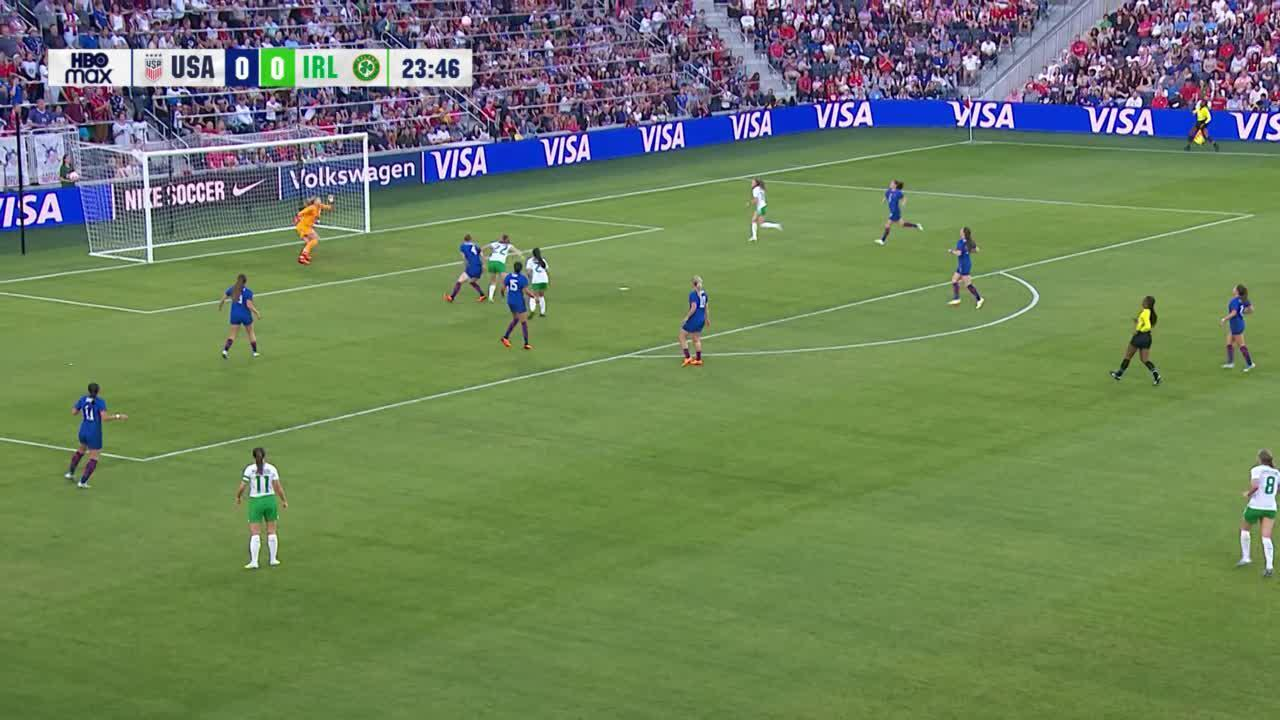
#> input picture tracker/track/localization/data/image.jpg, 1280 x 720 px
$ python tophat.py
#> lines starting #> are read from the running program, lines starting #| are printed output that depends on the picture
# Importing OpenCV
import cv2


# Getting the kernel to be used in Top-Hat
filterSize =(3, 3)
kernel = cv2.getStructuringElement(cv2.MORPH_RECT,
                                   filterSize)

# Reading the image named 'input.jpg'
input_image = cv2.imread("data/image.jpg")
#> input_image is the input picture: shape (720, 1280, 3); mean B, G, R 92.5, 130, 110.4
input_image = cv2.cvtColor(input_image, cv2.COLOR_BGR2GRAY)
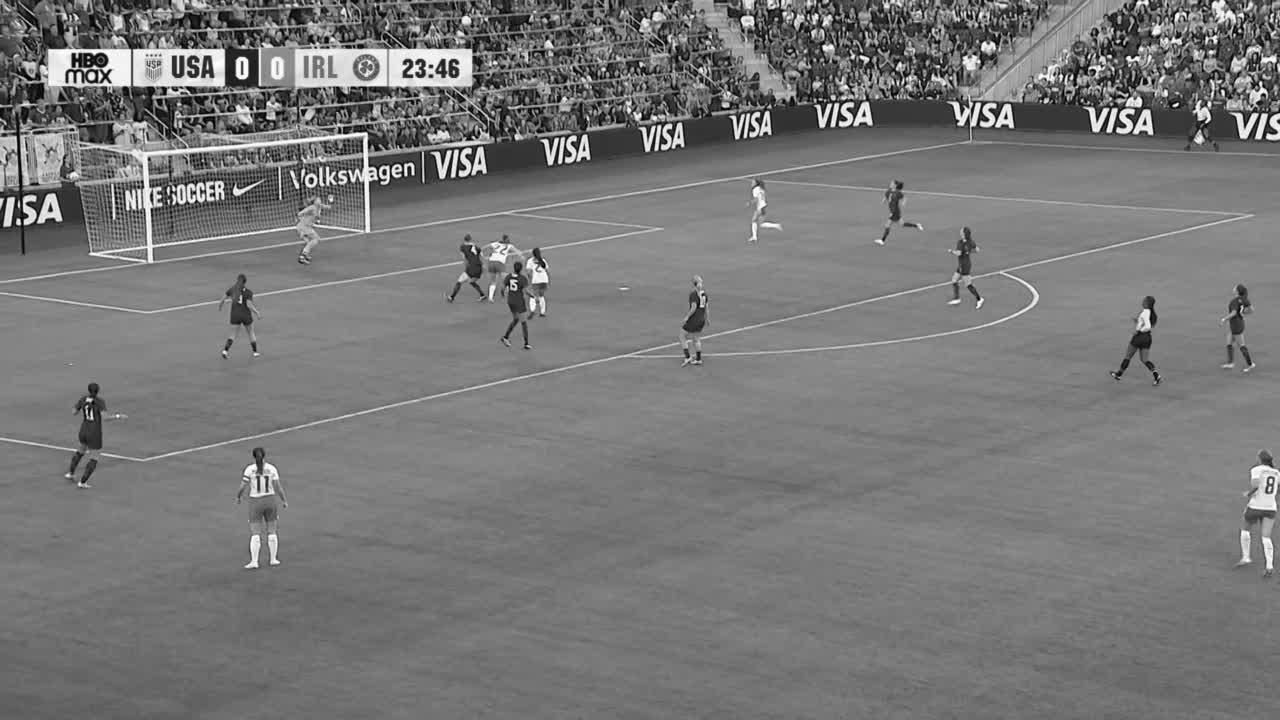
#> input_image: shape (720, 1280); min 1, max 255, mean 119.9

# Applying the Top-Hat operation
tophat_img = cv2.morphologyEx(input_image,
                              cv2.MORPH_TOPHAT,
                              kernel)
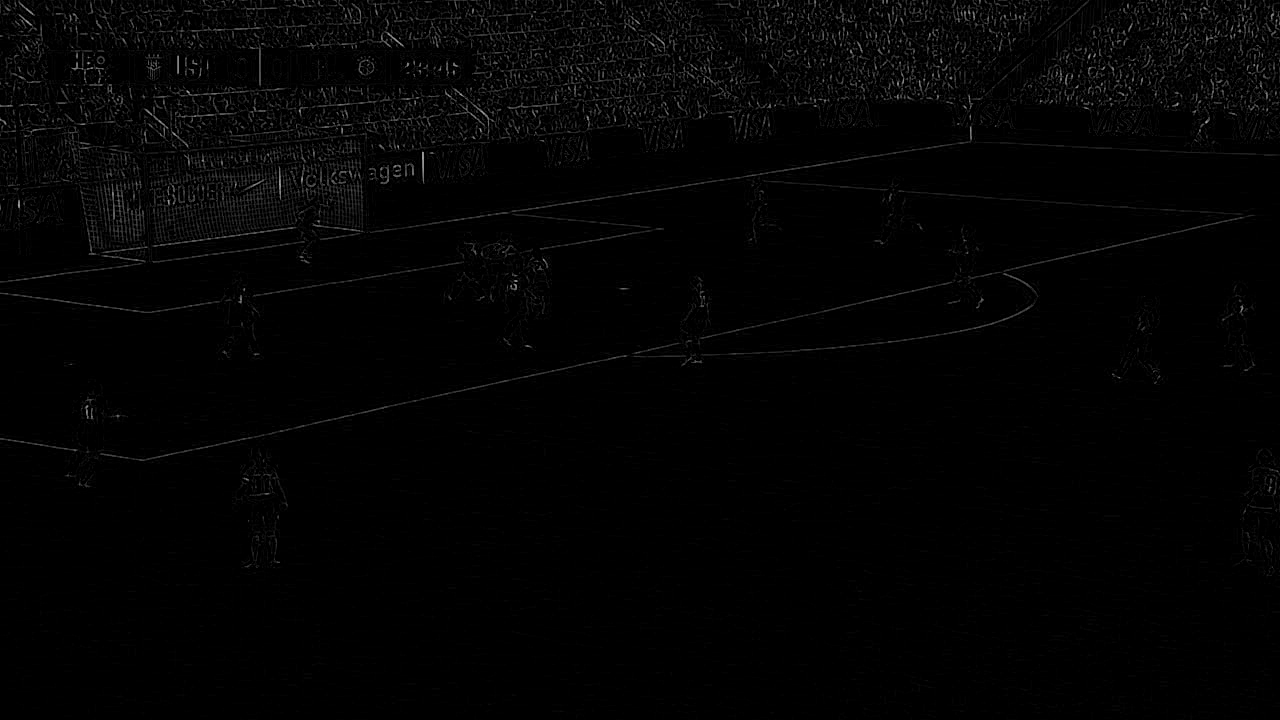
#> tophat_img: shape (720, 1280); min 0, max 166, mean 3.4

cv2.imshow("original", input_image)
cv2.imshow("tophat", tophat_img)
cv2.waitKey(20000)
